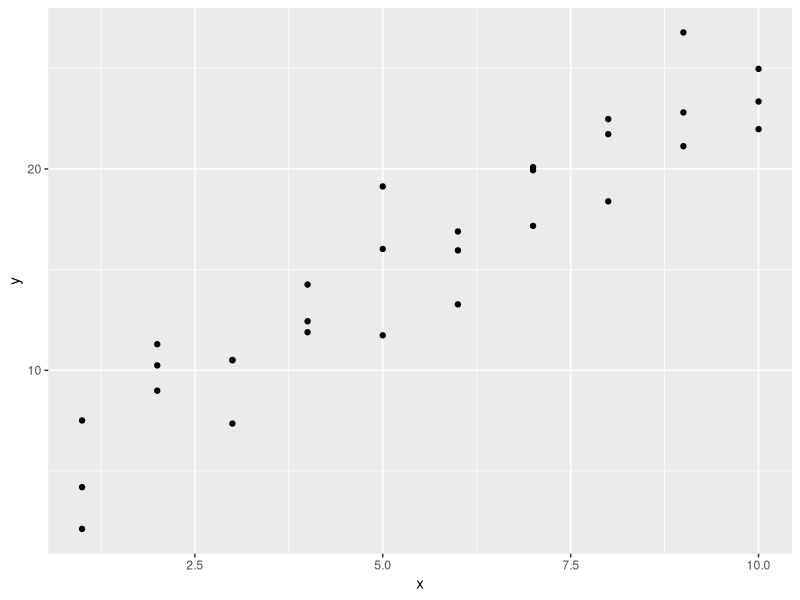
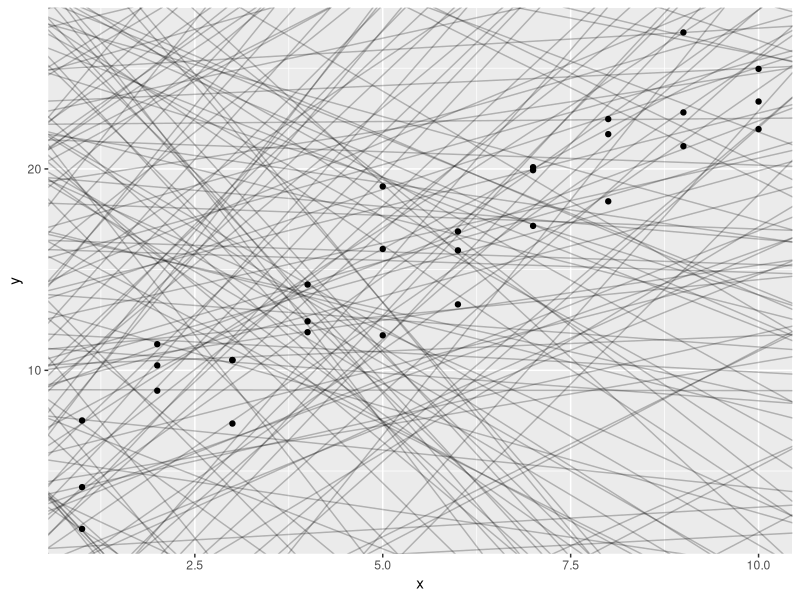
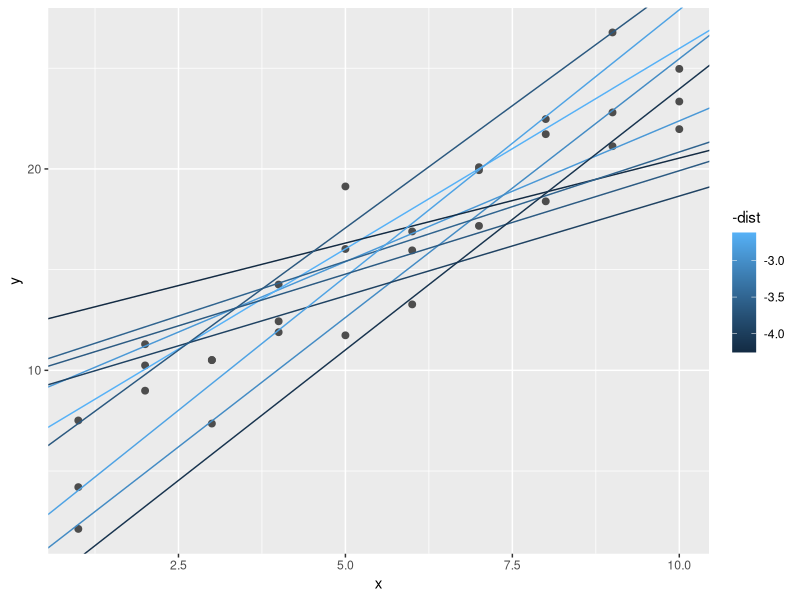
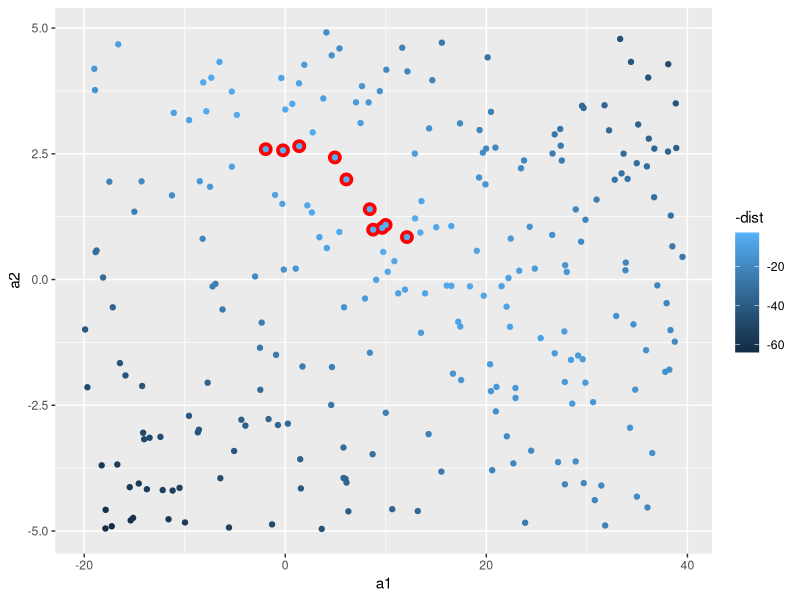
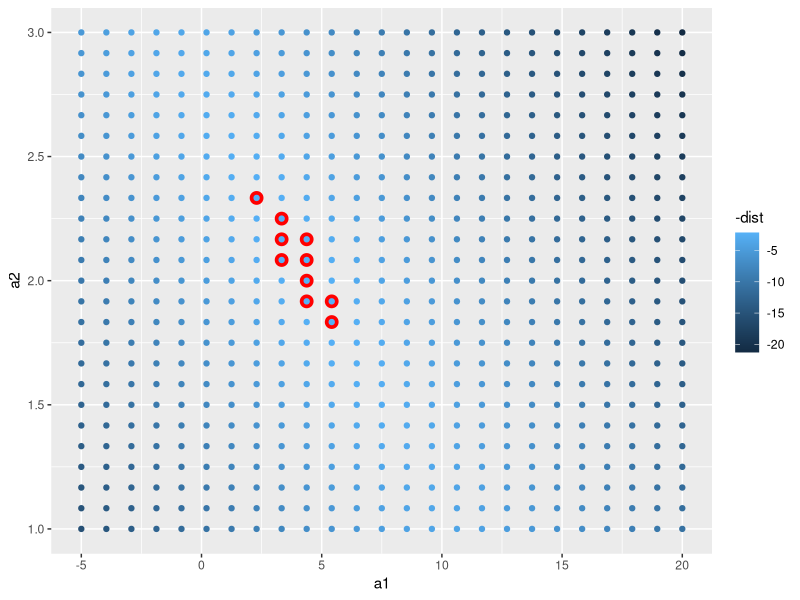
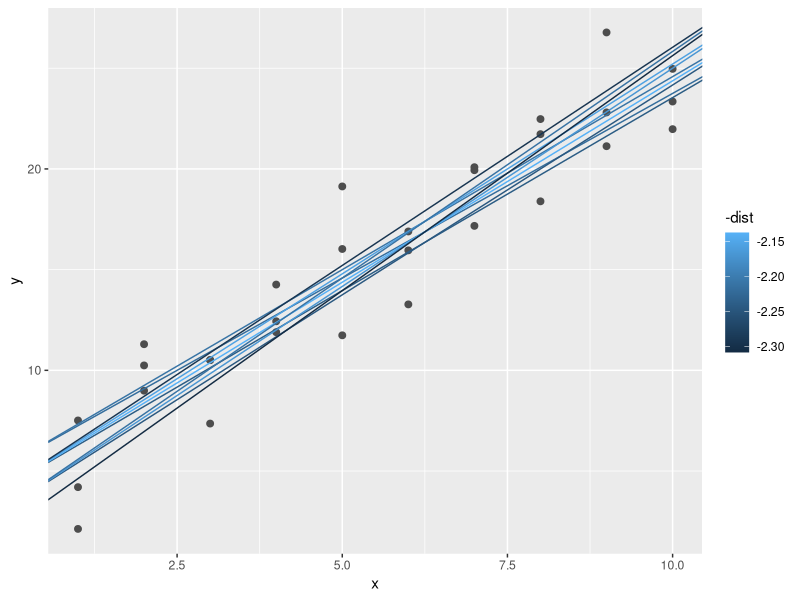
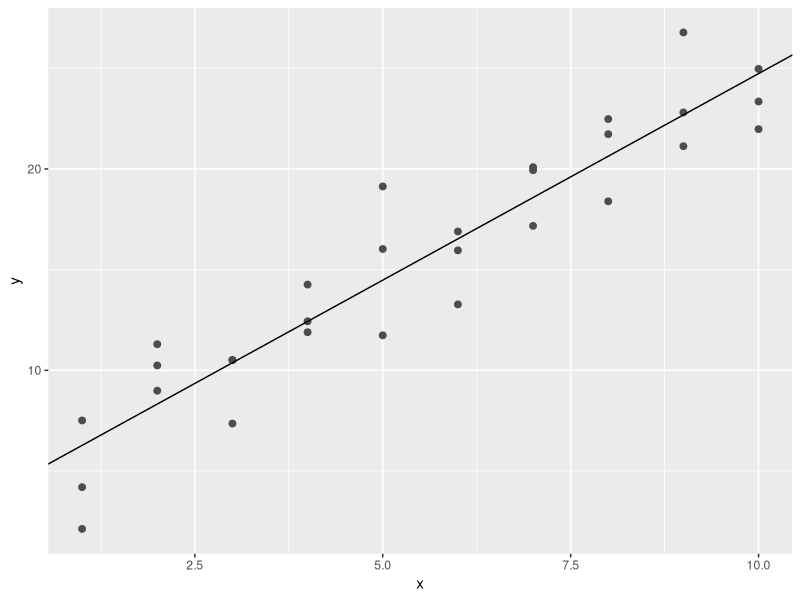

The R script that drew these images, in order:
##-----Build a model that predicts Oxygen intake rates(a measure of aerobic fitness)
#


##-----Library------------------------------------------------------------------
#
library(stats)
library(tidyverse)
library(tidyverse)

library(modelr)
options(na.action = na.warn)


##-----The Simple Model---------------------------------------------------------
#
#fitness <- read.csv("data/fitness.csv", header = T)
ggplot(sim1, aes(x, y)) +
  geom_point()


##-----geo_abline()-------------------------------------------------------------
#takes a slope and intercept as parameters--------------------------------------
#


models <- tibble(
  a1 = runif(250, -20, 40),
  a2 = runif(250, -5, 5)
)


ggplot(sim1, aes(x, y)) + 
  geom_abline(aes(intercept = a1, slope = a2), data = models, alpha = 1/4) +
  geom_point() 


##-----Turn model family into  function------------------ ----------------------


model1 <- function(a, data) {
  a[1] + data$x * a[2]
}
model1(c(7, 1.5), sim1)


##-----Root MEan Squared Deviation----------------------------------------------


measure_distance <- function(mod, data) {
  diff <- data$y - model1(mod, data)
  sqrt(mean(diff ^ 2))
}
measure_distance(c(7, 1.5), sim1)

sim1_dist <- function(a1, a2) {
  measure_distance(c(a1, a2), sim1)
}


##-----Use purrr helper function to compute distance ---------------------------


sim1_dist <- function(a1, a2) {
  measure_distance(c(a1, a2), sim1)
}

models <- models %>% 
  mutate(dist = purrr::map2_dbl(a1, a2, sim1_dist))
models


##-----overlay of the ten best models-------------------------------------------


ggplot(sim1, aes(x, y)) + 
  geom_point(size = 2, colour = "grey30") + 
  geom_abline(
    aes(intercept = a1, slope = a2, colour = -dist), 
    data = filter(models, rank(dist) <= 10)
  )

##-----Models as observatios - scatterplot--------------------------------------


ggplot(models, aes(a1, a2)) +
  geom_point(data = filter(models, rank(dist) <= 10), size = 4, colour = "red") +
  geom_point(aes(colour = -dist))


#-----Generate an evenly spaced grid of points (this is called a grid search)---


grid <- expand.grid(
  a1 = seq(-5, 20, length = 25),
  a2 = seq(1, 3, length = 25)
) %>% 
  mutate(dist = purrr::map2_dbl(a1, a2, sim1_dist))

grid %>% 
  ggplot(aes(a1, a2)) +
  geom_point(data = filter(grid, rank(dist) <= 10), size = 4, colour = "red") +
  geom_point(aes(colour = -dist)) 


#-----overlay the best 10 models back on the original data----------------------

ggplot(sim1, aes(x, y)) + 
  geom_point(size = 2, colour = "grey30") + 
  geom_abline(
    aes(intercept = a1, slope = a2, colour = -dist), 
    data = filter(grid, rank(dist) <= 10)
  )

# imagine iteratively making the grid finer and finer until you narrowed in on 
#the best model.There’s a better way to tackle that problem: a numerical 
#minimisation tool called Newton-Raphson search.#

best <- optim(c(0, 0), measure_distance, data = sim1)
best$par

ggplot(sim1, aes(x, y)) + 
  geom_point(size = 2, colour = "grey30") + 
  geom_abline(intercept = best$par[1], slope = best$par[2])


#-----a special case of a broader family: linear models-------------------------


sim1_mod <- lm(y ~ x, data = sim1)
coef(sim1_mod)

#---------------------------
sim1a <- tibble(
  x = rep(1:10, each = 3),
  y = x * 5.5 + 8 + rt(length(x), df = 2)
)
sim1a

#---------------------------



#---------------------------

#---------------------------

#---------------------------




